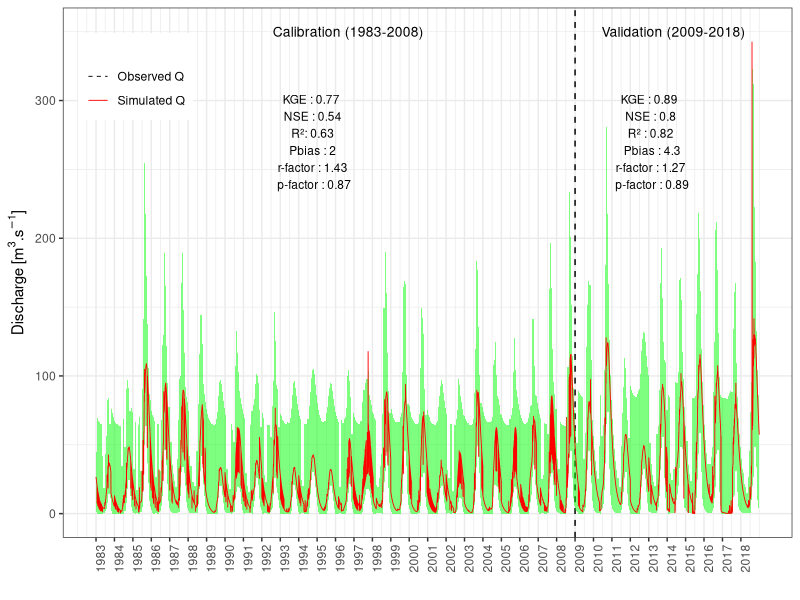
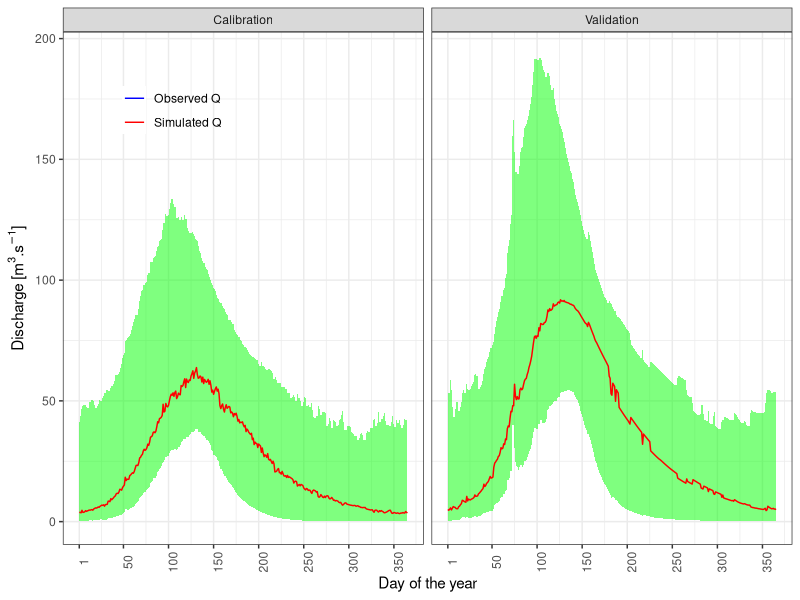
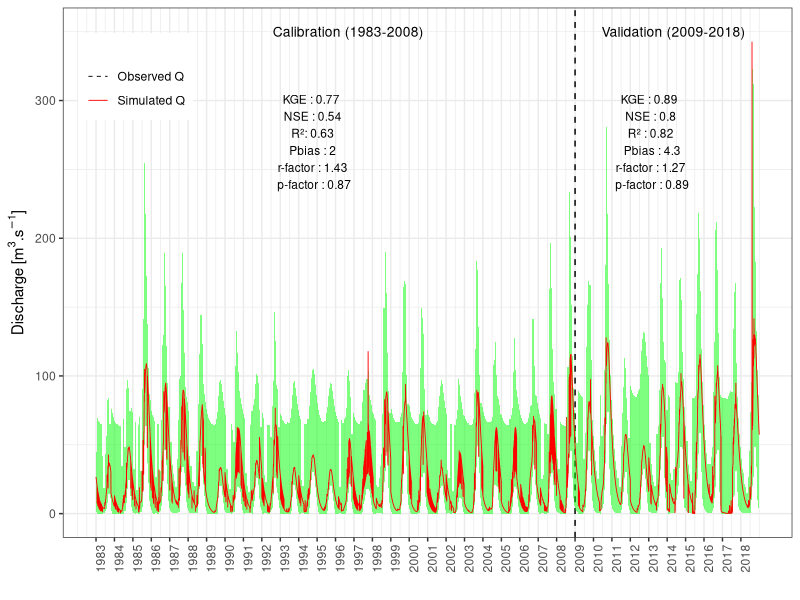
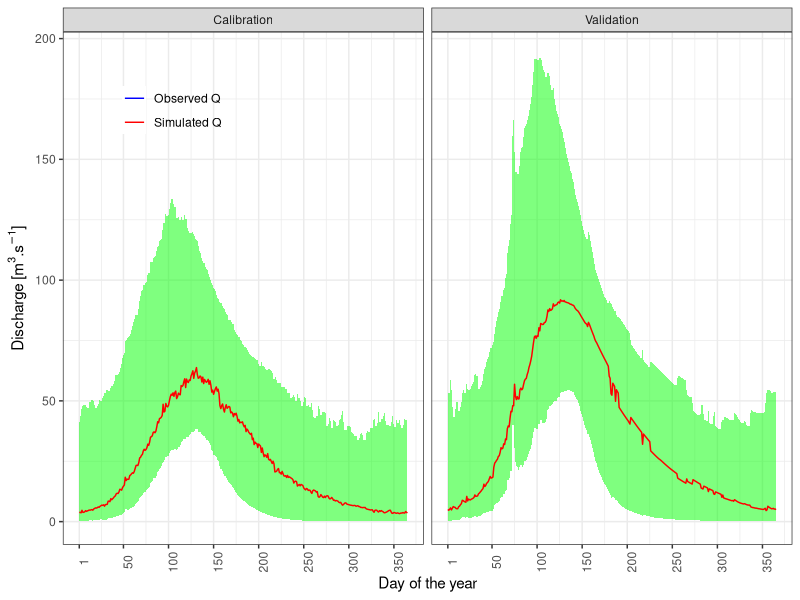

The R source for these figures, in order:
###########################################################################
#########             MODEL OUTPUT ANALYSIS             ###################
###########################################################################
## NETOYAGE
rm(list = )

## LIBRARIES
library(tidyverse)
library(readxl)
library(lubridate)
## WORK SPACE
setwd("G:/PROJET/Article/CC_Eau/BV_Nowkuy_CC")

## DATA IMPORTATION
recap_data <- read_excel(path ="data/Recap_KIEMA_v2.xlsx" ,
                         sheet = "full_sim",
                         range ="K1:O13150")%>%
  mutate(Seq=seq(1,nrow(.)))%>%
  gather(key ="variables" ,value = "debit",Q_Obs,Qsim)

recap_data2 <- recap_data%>%
  #filter(variables=="Q_Obs")
  mutate(YYYY=year(Date))%>%
  distinct(YYYY,.keep_all = TRUE)
breaks <- recap_data2$Seq
breaks_labs <- recap_data2$YYYY

recap_data_sim <- recap_data%>%
  filter(variables=="Qsim")

recap_data_obs <- recap_data%>%
  filter(variables=="Q_Obs")

## Graph
ggplot(data =recap_data,aes(x=Seq,y=debit,group=variables))+
  annotate("text",x=c(5000,11450),y=c(350,350),
           label= c("Calibration (1983-2008)","Validation (2009-2018)"),size=3.5)+
  annotate("text",x=c(4300,11000),y=c(270,270),
           label= c("KGE : 0.77 \n NSE : 0.54 \n R²: 0.63 \n Pbias : 2 \n r-factor : 1.43 \n p-factor : 0.87",
                    "KGE : 0.89 \n NSE : 0.8 \n R² : 0.82 \n Pbias : 4.3\n r-factor : 1.27 \n p-factor : 0.89"),
           size=3)+
  geom_vline(xintercept =9498, linetype=2)+
  geom_ribbon(data=recap_data_sim,
              aes(x=Seq,ymin = L95PPU, ymax = U95PPU), 
              fill = "green", alpha = 0.5)+
  geom_line(aes(x=Seq,y=debit,
                color=variables,
                linetype=variables),linewidth=.3)+
  ylim(c(0,350))+
  xlab("")+
  ylab(expression(paste("Discharge [",{m^3},{.s^-1},"]")))+
  scale_color_manual(name="",values = c("black","red"),
                     labels=c("Observed Q","Simulated Q"))+
  scale_linetype_manual(name="",values=c(2, 1),
                        labels=c("Observed Q","Simulated Q"))+
  scale_x_continuous(breaks = breaks,
                     labels =breaks_labs)+
  theme_bw()+
  theme(axis.text.x =element_text(angle = 90),
        legend.box = "vertical",
        legend.direction="vertical",
        legend.position = c(0.1,0.87))
graph_path <- "G:/PROJET/Article/CC_Eau/BV_Nowkuy_CC/output/SWAT"
ggsave(filename =file.path(graph_path,"swat_calib_valid_v5.png") ,
       device ="png" ,width =9 ,height =4.5 ,dpi = 800)

## HYDROLOGIC ANALYSIS
q_data <- recap_data%>%
  select(Date,variables,debit,L95PPU,U95PPU)%>%
  mutate(operation=ifelse(Date>=as.Date("1983-01-01") & Date<=as.Date("2008-12-31"),
                          "Calibration","Validation"))%>%
  mutate(YDD=yday(Date),
         YDD=ifelse(YDD>=150,YDD-149,YDD+216))%>%
  select(Date,YDD,everything())%>%
  group_by(operation,YDD,variables)%>%
  summarise(debit=round(mean(debit,na.rm = TRUE),2),
            L95PPU=mean(L95PPU,na.rm = TRUE),
            U95PPU=mean(U95PPU,na.rm = TRUE))%>%
  mutate(debit=ifelse(YDD<=80 & YDD>=70 & operation=="Validation" & variables=="Qsim" & debit>=65.36,48,debit))%>%
  arrange(operation,variables)
q_data2 <- q_data%>%
  filter(YDD<=80 & YDD>=70 & operation=="Validation" & variables=="Qsim")
max(q_data2$debit)

ggplot(data = q_data,aes(x = YDD,y = debit))+
  geom_ribbon(aes(x=YDD,ymin = L95PPU, ymax = U95PPU),
              fill = "green", alpha = 0.5)+
  geom_line(aes(color=variables))+
  facet_grid(facets = .~operation,scales = "free_y")+
  scale_color_manual(name="",
                     values = c("blue","red"),
                     labels=c("Observed Q","Simulated Q"))+
  ylab(expression(paste("Discharge [",{m^3},{.s^-1},"]")))+
  xlab("Day of the year")+
  scale_x_continuous(breaks = c(1,seq(50,365,50)))+
  theme_bw()+
  theme(legend.direction="vertical",
        legend.position = c(0.15,0.87),
        legend.background =element_rect(fill = NA),
        axis.text.x =element_text(angle = 90) )
  
graph_path <- "G:/PROJET/Article/CC_Eau/BV_Nowkuy_CC/output/SWAT"
ggsave(filename =file.path(graph_path,"swat_calib_valid_Hydrogramme3.png") ,
       device ="png" ,width =6 ,height =4.5 ,dpi = 800)

